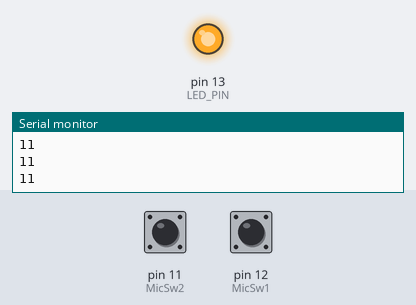
This sketch was run on a simulated Arduino Uno, built with avr-gcc and run on an emulated ATmega328P. Shown: output pins drawn as LEDs (lit = HIGH), the last lines printed to the serial monitor. The inputs (shaded band) are chosen by the test bench; at power-on: pin 11 (MicSw2) HIGH, pin 12 (MicSw1) HIGH.

Above: at 1.3 s.
1.4 s: pin 11 (MicSw2) pulled LOW for 0.3 s
At 1.9 s:
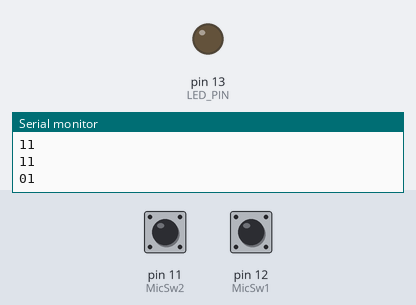
3.5 s: pin 11 (MicSw2) pulled LOW for 3.2 s
At 8.0 s:
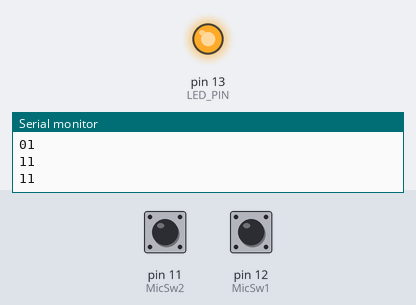
8.5 s: pin 12 (MicSw1) pulled LOW for 3.2 s
At 9.1 s:
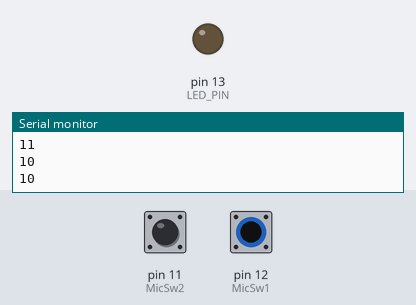
Timing chart, 0 to 13.5 s (numbered marks = the images above; inputs shaded):
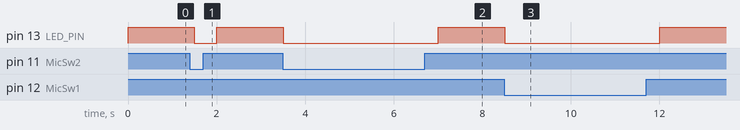

The sketch:

testMicroSweich.ino
```cpp
const int LED_PIN = 13;
const int MicSw1 = 12;
const int MicSw2 = 11;

void setup()
{
    pinMode( LED_PIN, OUTPUT );
    pinMode( MicSw1, INPUT_PULLUP );
    pinMode( MicSw2, INPUT_PULLUP );
    Serial.begin(9600);
}

void loop() {
  // 2つのスイッチが両方押されてたらLEDが光る
    if ( digitalRead( MicSw1 ) == 1 && digitalRead( MicSw2 ) == 1 ){
        digitalWrite( LED_PIN, HIGH );
    } else {
        digitalWrite( LED_PIN, LOW );
    }
    // スイッチの状態を表示
    Serial.print( digitalRead( MicSw2 ) );
    Serial.println( digitalRead( MicSw1 ) );

    delay(500);
}
```

Measured:
- after the input at 1.4 s, pin 13 (LED_PIN): HIGH → LOW after 0.10 s, → HIGH 0.50 s later
- after the input at 3.5 s, pin 13 (LED_PIN): HIGH → LOW at once, → HIGH 3.5 s later
- after the input at 8.5 s, pin 13 (LED_PIN): HIGH → LOW at once, → HIGH 3.5 s later
